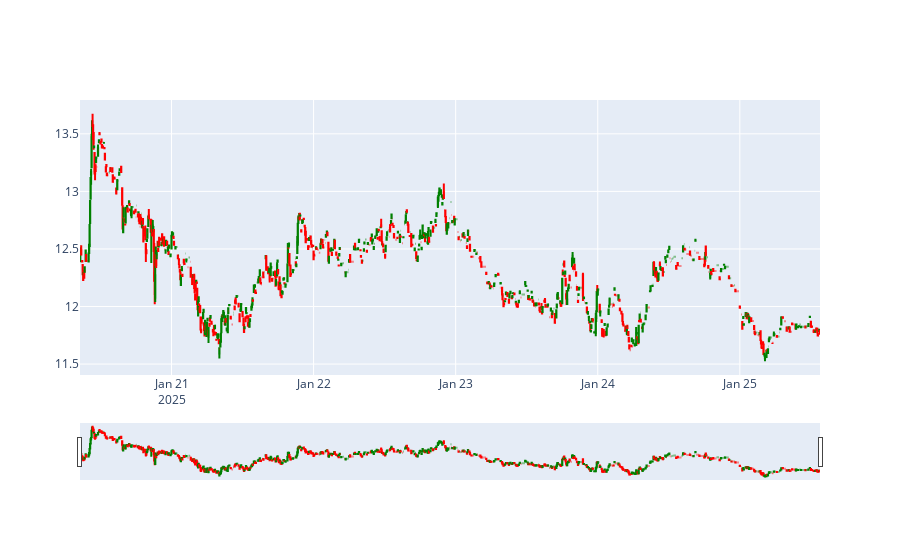

Notebook source saved alongside this figure:
### Code cell
from hashlib import sha256
import requests
import pandas as pd

ticker= "LPT"


fig= go.Figure()

# fig.add_trace(go.Scatter(x=data.index,y= data['rsi']))
fig.add_trace(go.Candlestick(
        x=data.index,
        open=data["Open"],high=data['High'],
        low=data['Low'],close=data['Close'],name='Candlestick',
        increasing_line_color='green',decreasing_line_color='red'
    ))

### Figure 1 — Plotly figure (JSON) as saved in the notebook; plotly's stock layout.template omitted (floating-point values rounded to 4 significant figures; data arrays with more than 128 entries replaced by an {"elided": "..."} marker saying what was removed)
{"data": [{"close": {"elided": "1500 float values"}, "decreasing": {"line": {"color": "red"}}, "high": {"elided": "1500 float values"}, "increasing": {"line": {"color": "green"}}, "low": {"elided": "1500 float values"}, "name": "Candlestick", "open": {"elided": "1500 float values"}, "type": "candlestick", "x": {"elided": "1500 str values"}}], "layout": {}}
